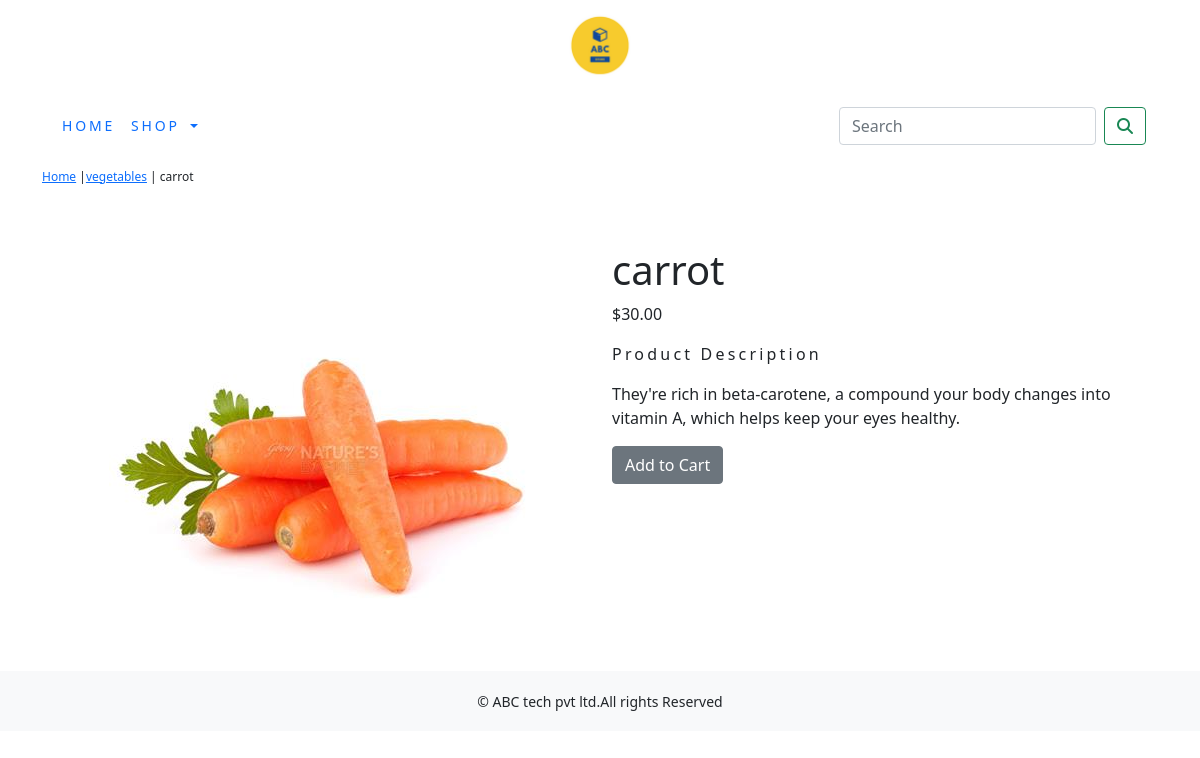
Screenshot of /shop/vegetables/carrot/ with the database file from the repository.
### shop/models.py (models this page shows, shortened)
class Product(models.Model):
    name = models.CharField(max_length=250, unique=True)
    slug = models.SlugField(max_length=250, unique=True)
    description = models.TextField(blank=True)
    price=models.DecimalField(max_digits=10,decimal_places=2)
    category=models.ForeignKey(Category,on_delete=models.CASCADE)
    image = models.ImageField(upload_to='product', blank=True)
    stock=models.IntegerField()
    available=models.BooleanField(default=True)
    created=models.DateTimeField(auto_now_add=True)
    updated=models.DateTimeField(auto_now=True)
    class Meta:
        ordering=('name',)
        verbose_name='product'
        verbose_name_plural='products'

class Category(models.Model):
    name=models.CharField(max_length=250,unique=True)
    slug=models.SlugField(max_length=250,unique=True)
    description=models.TextField(blank=True)
    image=models.ImageField(upload_to='category',blank=True)
    class Meta:
        ordering=('name',)
        verbose_name='category'
        verbose_name_plural='categories'
    def get_url(self):
        return reverse('shop:product_by_category',args=[self.slug])
    def __str__(self):
        return '{}'.format(self.name)

### shop/views.py (the view)
# urls.py: path('<slug:c_slug>/<slug:product_slug>/',views.proDetail,name='prodCatdetail')
def proDetail(request,c_slug,product_slug):
    try:
        product=Product.objects.get(category__slug=c_slug,slug=product_slug)
    except Exception as e:
        raise e
    return render(request,'product.html',{'product':product})

### cart/context_processors.py (called while the page is built)
def counter(request):
    item_count=0
    if 'admin' in request.path:
        return
    else:
        try:
            cart=Cart.objects.filter(cart_id=_cart_id(request))
            car_items=CartItem.objects.all().filter(cart=cart[:1])
            for cart_item in car_items:
                item_count += cart_item.quantity
        except cart.DoesNotExist:
            item_count =0
    return  dict(item_count=item_count)

### cart/views.py (called while the page is built)
def _cart_id(request):
    cart=request.session.session_key
    if not cart:
        cart=request.session.create()
    return cart

### shop/context_processors.py (called while the page is built)
def menu_links(request):
    links= Category.objects.all()
    return dict(links=links)

### shop/templates/product.html (shortened to what this page needs)
{% extends 'base.html' %}
{% load static %}
{% block content %}
<div class="row my_prod_row_class">
    <div class="mx_auto">
        <p> <a href="{% url 'shop:allProdCat' %}">Home</a> |<a href="{{product.category.get_url}}">{{product.category}}</a> | {{product.name}}</p>
    </div>
</div>
<div class="container">
<br>
<div class="row">
    <div class="col-12 col-sm-12 col-md-12 col-lg-6 text-center">
        <div style="min-width:18rem">
            <img src="{{product.image.url}}" alt="{{product.name}}">
        </div>
    </div>
     <div class="col-12 col-sm-12 col-md-12 col-lg-6">
         <div>
         <h1 class="my_prod_title">{{product.name}}</h1>
         <p>${{product.price}}</p>
         <p class="my_title"> Product Description</p>
         <p class="text-justify my_prod_text">{{product.description}}</p>
         {% if product.stock <= 0 %}
         <P class="text-justify my_prod_text"><b>Out of stock</b></P>
         {% else %}
         <a class="btn btn-secondary" href="{% url 'cart:add_cart' product.id %}">Add to Cart</a>
         {% endif %}
     </div>
         </div>
 </div>
</div>
{% endblock %}

### shop/static/css/custom.css (style rules this page uses)
body { font-family: 'Roboto', sans-serif; }
.my_title { font-size:16px; text_transform:uppercase; letter-spacing:.2em; }
.my_prod_row_class { padding-top:15px; padding-bottom:20px; }
.my_prod_row_class .mx_auto { color:000; font-size:12px; text-decoration:none; }
.my_prod_text { padding-right:20px; }

### rows the page displays
Product: category "vegetables", name "carrot", image (picture), price "30.00", description "They're rich in beta-carotene, a compound your body changes into vitamin A, which helps keep your eyes healthy."
